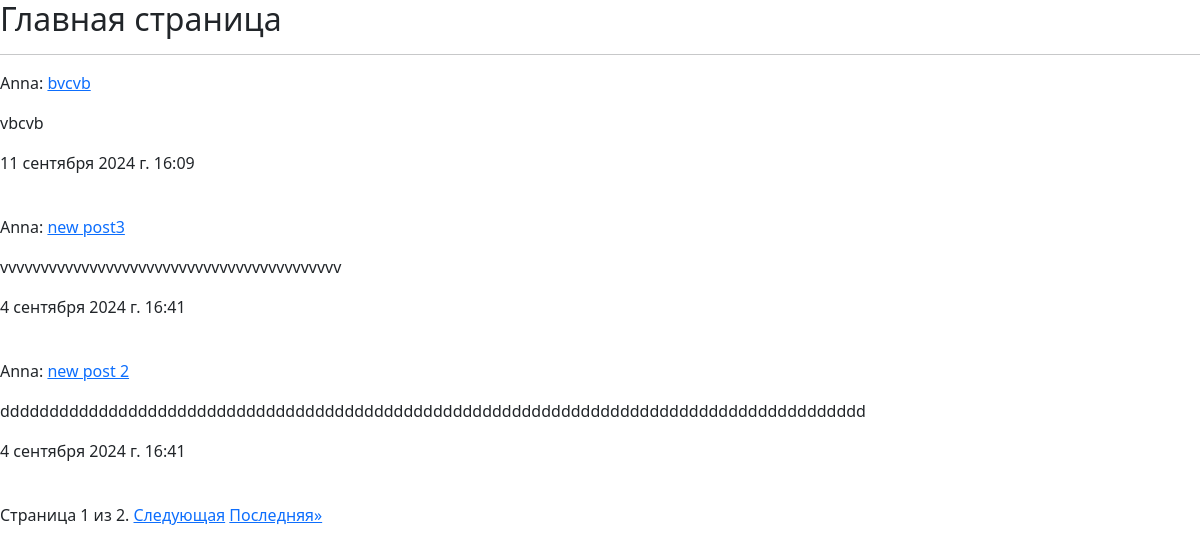
The page / on the database its author committed.
### myblog/models.py (models this page shows, shortened)
class Post(models.Model):
    author = models.ForeignKey(User, on_delete=models.CASCADE, verbose_name="Автор")
    title = models.CharField(max_length=200, verbose_name="Заголовок")
    text = models.TextField(verbose_name="Текст поста")
    created_at = models.DateTimeField(auto_now=True, verbose_name="Опубликовано", editable=False)
    image = models.ImageField(upload_to='posts/', null=True, verbose_name="Изображение")
    slug = models.SlugField(max_length=200, unique=True, editable=False, blank=True)
    class Meta:
        verbose_name = "Пост"
        verbose_name_plural = "Посты"

### users/models.py (models this page shows)
class CustomUser(AbstractUser):
    phone = models.CharField(max_length=50, verbose_name="Телефон")
    city = models.CharField(max_length=100, verbose_name="Город")
    image = models.ImageField(upload_to="users/", null=True, verbose_name="Изображение")

### myblog/views.py (the view)
# urls.py: path('', post_list, name='post_list'),
def post_list(request):
    posts = Post.objects.all().order_by('-created_at')
    paginator = Paginator(posts, 3)
    page_number = request.GET.get('page')
    page_obj = paginator.get_page(page_number)
    context = {
        'title': "Посты",
        'page_obj':page_obj
    }
    return render(request, template_name="myblog/posts.html", context=context)

### myblog/templates/myblog/posts.html (shortened to what this page needs)
{% extends 'myblog/base.html' %}
{% block content %}
{% for post in page_obj %}
<p>{{post.author}}:  <a href="{{ post.get_absolute_url}}">{{post.title}}</a></p>
<p>{{post.text}}</p>
<p>{{post.created_at}}</p>
<br>
{% endfor %}
<div class="pagination">
    <span class="step-links">
        <span class="current">
            Страница {{ page_obj.number }} из {{ page_obj.paginator.num_pages }}.
        </span>
        {% if page_obj.has_next %}
        <a href="?page={{ page_obj.next_page_number}}">Следующая</a>
        <a href="?page={{ page_obj.paginator.num_pages}}">Последняя&raquo;</a>
        {% endif %}
    </span>
</div>
{% endblock content %}

### myblog/templates/myblog/base.html (shortened to what this page needs)
<!DOCTYPE html>
{% load static %}
<html lang="en">
<head>
    <link href="https://cdn.jsdelivr.net/npm/bootstrap@5.3.3/dist/css/bootstrap.min.css" rel="stylesheet">
</head>
<body>
<h2>Главная страница</h2>
<hr>
{% block content %}
{% endblock%}
</body>
</html>

### rows shown on the page
Post: author "Anna", title "bvcvb", text "vbcvb", created_at "11 сентября 2024 г. 16:09"
Post: author "Anna", title "new post3", text "vvvvvvvvvvvvvvvvvvvvvvvvvvvvvvvvvvvvvvvvvv", created_at "4 сентября 2024 г. 16:41"
Post: author "Anna", title "new post 2", text "dddddddddddddddddddddddddddddddddddddddddddddddddddddddddddddddddddddddddddddddddddddddd", created_at "4 сентября 2024 г. 16:41"

### other values the page prints
{{ page_obj.number }} "1"
{{ page_obj.paginator.num_pages }} "2"
